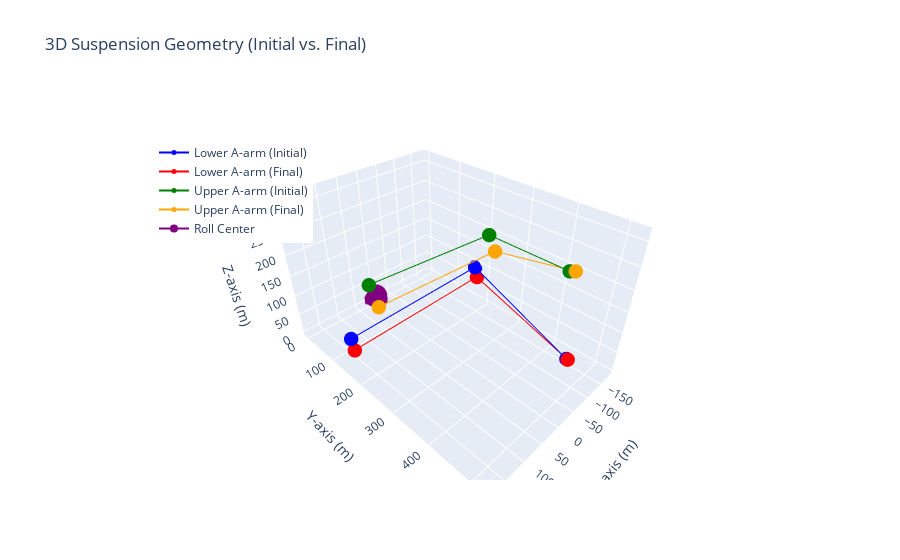

Write notebook code for a chart like this one.
### Code cell
# Extract the initial and final suspension points from the results
lower_initial = results[0, 2:11].reshape(3, 3)  # First row, lower A-arm (3x3)
upper_initial = results[0, 11:20].reshape(3, 3)  # First row, upper A-arm (3x3)

lower_final = results[-1, 2:11].reshape(3, 3)  # Last row, lower A-arm (3x3)
upper_final = results[-1, 11:20].reshape(3, 3)  # Last row, upper A-arm (3x3)

# Extract roll centers
rc_initial = results[0, 20:23]  # Initial roll center
rc_final = results[-1, 20:23]  # Final roll center

# Create a 3D scatter plot
fig = go.Figure()

# Add initial lower A-arm points
fig.add_trace(go.Scatter3d(
    x=lower_initial[:, 0], y=lower_initial[:, 1], z=lower_initial[:, 2],
    mode='markers+lines',
    marker=dict(size=5, color='blue'),
    name='Lower A-arm (Initial)'
))

# Add final lower A-arm points
fig.add_trace(go.Scatter3d(
    x=lower_final[:, 0], y=lower_final[:, 1], z=lower_final[:, 2],
    mode='markers+lines',
    marker=dict(size=5, color='red'),
    name='Lower A-arm (Final)'
))

# Add initial upper A-arm points
fig.add_trace(go.Scatter3d(
    x=upper_initial[:, 0], y=upper_initial[:, 1], z=upper_initial[:, 2],
    mode='markers+lines',
    marker=dict(size=5, color='green'),
    name='Upper A-arm (Initial)'
))

# Add final upper A-arm points
fig.add_trace(go.Scatter3d(
    x=upper_final[:, 0], y=upper_final[:, 1], z=upper_final[:, 2],
    mode='markers+lines',
    marker=dict(size=5, color='orange'),
    name='Upper A-arm (Final)'
))

# Add roll center points
fig.add_trace(go.Scatter3d(
    x=[rc_initial[0], rc_final[0]],
    y=[rc_initial[1], rc_final[1]],
    z=[rc_initial[2], rc_final[2]],
    mode='markers+lines',
    marker=dict(size=8, color='purple'),
    name='Roll Center'
))

# Configure the layout
fig.update_layout(
    scene=dict(
        xaxis_title='X-axis (m)',
        yaxis_title='Y-axis (m)',
        zaxis_title='Z-axis (m)'
    ),
    title="3D Suspension Geometry (Initial vs. Final)",
    legend=dict(x=0.1, y=0.9)
)

# Show the figure
fig.show()

# Print the initial and final points
print("Initial Lower A-arm Points:\n", lower_initial)
print("Final Lower A-arm Points:\n", lower_final)

print("Initial Upper A-arm Points:\n", upper_initial)
print("Final Upper A-arm Points:\n", upper_final)

print("Initial Roll Center:", rc_initial)
print("Final Roll Center:", rc_final)

### Figure 1 — Plotly figure (JSON) as saved in the notebook; plotly's stock layout.template omitted (floating-point values rounded to 4 significant figures)
{"data": [{"marker": {"color": "blue", "size": 5}, "mode": "markers+lines", "name": "Lower A-arm (Initial)", "type": "scatter3d", "x": [-17.5, -180, 180], "y": [519, 165, 170], "z": [137, 87, 87]}, {"marker": {"color": "red", "size": 5}, "mode": "markers+lines", "name": "Lower A-arm (Final)", "type": "scatter3d", "x": [-17.33, -180.0, 180.0], "y": [521.4, 171.9, 176.9], "z": [137.1, 62.29, 61.85]}, {"marker": {"color": "green", "size": 5}, "mode": "markers+lines", "name": "Upper A-arm (Initial)", "type": "scatter3d", "x": [1.5, -135, 180], "y": [506.5, 240, 255], "z": [315, 220, 255]}, {"marker": {"color": "orange", "size": 5}, "mode": "markers+lines", "name": "Upper A-arm (Final)", "type": "scatter3d", "x": [-3.419, -135.0, 180.0], "y": [513.4, 258.2, 276.2], "z": [315.8, 188.2, 221.8]}, {"marker": {"color": "purple", "size": 8}, "mode": "markers+lines", "name": "Roll Center", "type": "scatter3d", "x": [0, 0], "y": [0, 0], "z": [10.62, 0.2671]}], "layout": {"legend": {"x": 0.1, "y": 0.9}, "scene": {"xaxis": {"title": {"text": "X-axis (m)"}}, "yaxis": {"title": {"text": "Y-axis (m)"}}, "zaxis": {"title": {"text": "Z-axis (m)"}}}, "title": {"text": "3D Suspension Geometry (Initial vs. Final)"}}}
